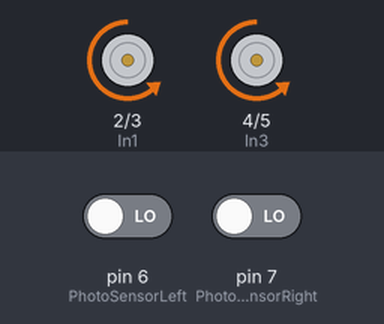
Recording of a sketch running on a simulated Arduino Uno, built with avr-gcc and run on an emulated ATmega328P. On the bench: motor-driver pin pairs drawn as motors (green arrow = first pin HIGH = forward, orange = second pin HIGH = backward, longer = more drive, scaled by the enable pin). The inputs (shaded band) are chosen by the test bench; at power-on: pin 6 (PhotoSensorLeft) LOW, pin 7 (PhotoSensorRight) LOW.

Above: at 1.5 s.
1.6 s: pin 6 (PhotoSensorLeft) driven HIGH
3.2 s: pin 7 (PhotoSensorRight) driven HIGH
At 3.9 s:
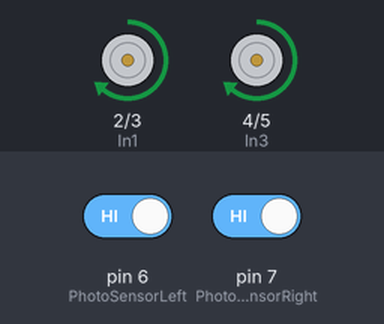
4.7 s: pin 7 (PhotoSensorRight) driven LOW
At 5.0 s:
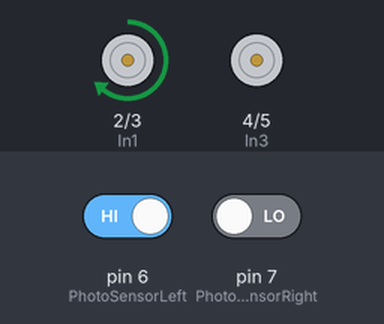
6.2 s: pin 6 (PhotoSensorLeft) driven LOW
At 6.72 s:
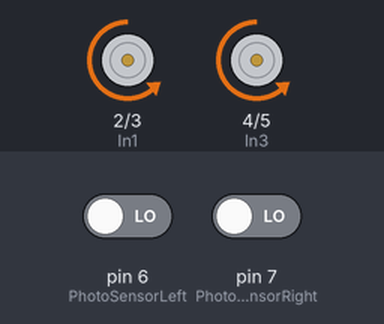
Timing chart, 0 to 10.2 s (numbered marks = the images above; inputs shaded):
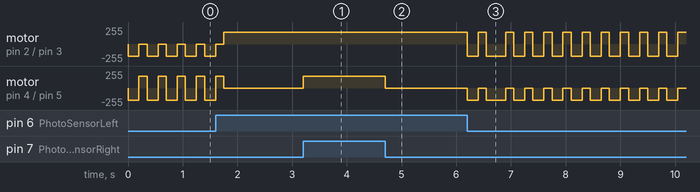

Measured:
- after the input at 3.2 s, motor on pin 4 (In3) / pin 5 (In4): stopped → forward 180/255 at once
- after the input at 4.7 s, motor on pin 4 (In3) / pin 5 (In4): forward 180/255 → stopped at once

The sketch:

Pista2.ino
```cpp
  // los pines digitales 2 y 3 controlan el motor derecho
  const int In1 = 2; // pin motor derecho
  const int In2 = 3; // pin motor derecho
  // los pines digitales 4 y 5 controlan el motor izquierdo
  const int In3 = 4; // pin motor izquierdo
  const int In4 = 5; // pin motor izquierdo
  //los pines digitales 9 y 10 habilitan los motores
  const int ENA = 9; // habilita el motor derecho
  const int ENB = 10; // habilita el motor izquierdo

  const int PhotoSensorLeft = 6; // pin del Arduino conectado al sensor óptico Izquierdo
  const int PhotoSensorRight = 7; // pin del Arduino conectado al sensor óptico Derecho
  // constantes
  const int BLANCO = 0;
  const int NEGRO = 1;

  const int DELAY = 1;
  const int SPEED = 180;
  bool last;

  bool vector[] = {false, false};

void setup(){
  // put your setup code here, to run once:
  pinMode(In1, OUTPUT);
  pinMode(In2, OUTPUT);
  pinMode(In3, OUTPUT);
  pinMode(In4, OUTPUT);
  pinMode(ENA, OUTPUT);
  pinMode(ENB, OUTPUT);
  pinMode(PhotoSensorLeft,INPUT);
  pinMode(PhotoSensorRight,INPUT);
  analogWrite(ENA, SPEED);
  analogWrite(ENB, SPEED);
}

void loop() {
  int valLeft = digitalRead(PhotoSensorLeft);
  int valRight = digitalRead(PhotoSensorRight);

   //Hacia delante
  if (valLeft == NEGRO && valRight == NEGRO) {
     alante(0);
  }
   //Hacia la izquierda
  else if (valLeft == NEGRO && valRight == BLANCO) {
      izquierda(50);
      last=true;
  }
   //Hacia la derecha
  else if (valLeft == BLANCO && valRight == NEGRO) {
     derecha(50);
     last = false;
  }
  //Hacia atras
  else{
    atras(150);
  }

}

  void alante(int del) {
     digitalWrite(In1, HIGH);
      digitalWrite(In2, LOW);
      digitalWrite(In3, HIGH);
      digitalWrite(In4, LOW);
      delay(del);
  }
  void atras(int del) {
     digitalWrite(In1, LOW);
     digitalWrite(In2, HIGH);
     digitalWrite(In3, LOW);
     digitalWrite(In4, HIGH);
     delay(del + 50);

      if (vector[0] && vector[1]) {
        vector[0] = false;
        vector[1] = false;
        delay(del);
    }
     if(last) {
      vector[1] = true;
      izquierda(del);
     }
     else {
      vector[0] = true;
      derecha(del);

    }


  }

  void derecha (int del) {
    digitalWrite(In1, LOW);
     digitalWrite(In2, LOW);
     digitalWrite(In3, HIGH);
     digitalWrite(In4, LOW);
    delay(del);
  }

  void izquierda(int del) {
     digitalWrite(In1, HIGH);
      digitalWrite(In2, LOW);
      digitalWrite(In3, LOW);
      digitalWrite(In4, LOW);
      delay(del);
  }
```
